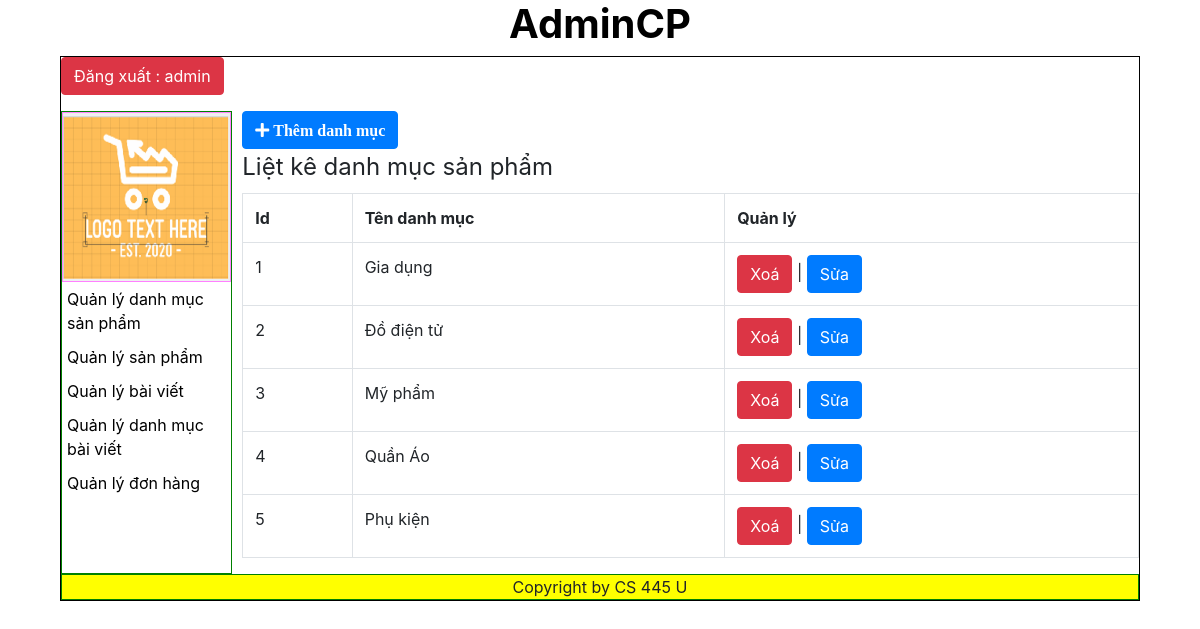
/admincp/index.php?action=quanlydanhmucsanpham&query=them (signed in), run on the app's committed database.
### tables this page shows
CREATE TABLE `danhmuc` (
  `id_danhmuc` int(11) NOT NULL,
  `tendanhmuc` varchar(100) NOT NULL,
  `thutu` int(11) NOT NULL
);

### admincp/modules/quanlydanhmucsp/lietke.php (the view)
<?php
	$sql_lietke_danhmucsp = "SELECT * FROM danhmuc ORDER BY thutu DESC";
	$query_lietke_danhmucsp = mysqli_query($mysqli,$sql_lietke_danhmucsp);
?>
<a href="?action=quanlydanhmucsanpham&query=themdm" class="btn btn-primary">
  <i class="fas fa-plus"> Thêm danh mục</i>
</a>
<fieldset>
  <legend>Liệt kê danh mục sản phẩm</legend>
  <table class="table table-bordered" style="width:100%" style="border-collapse: collapse;">
  <tr>
    <th>Id</th>
    <th>Tên danh mục</th>
    <th>Quản lý</th>
  </tr>
  <?php
  $i = 0;
  while($row = mysqli_fetch_array($query_lietke_danhmucsp)){
    $i++;
  ?>
  <tr>
    <td><?php echo $i ?></td>
    <td><?php echo $row['tendanhmuc'] ?></td>
    <td>
      <a class="btn btn-danger" onclick="return confirm('Bạn có muốn xóa danh mục này ?')" href="modules/quanlydanhmucsp/xuly.php?iddanhmuc=<?php echo $row['id_danhmuc'] ?>">Xoá</a> | <a class="btn btn-primary" href="?action=quanlydanhmucsanpham&query=sua&iddanhmuc=<?php echo $row['id_danhmuc'] ?>">Sửa</a>
    </td>
  </tr>
  <?php
  }
  ?>
</table>
</fieldset>

### admincp/css/styleadmincp.css (style rules this page uses)
a { text-decoration: none; }

### data on the page
danhmuc: tendanhmuc "Gia dụng"
danhmuc: tendanhmuc "Đồ điện tử"
danhmuc: tendanhmuc "Mỹ phẩm"
danhmuc: tendanhmuc "Quần Áo"
danhmuc: tendanhmuc "Phụ kiện"

### other printed values
$_SESSION['dangnhap'] "admin"
